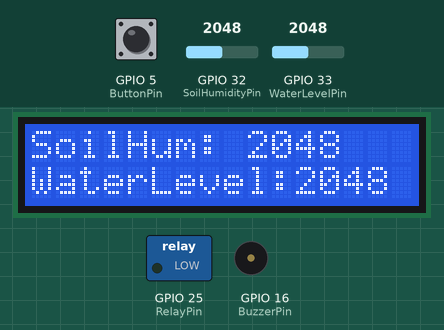
This sketch was run on a simulated ESP32. On the bench: 16×2 character LCD, switched loads named in the sketch (green lamp = pin HIGH), buzzer (waves = sounding). Dashed ring = blinking. The inputs (shaded band) are chosen by the test bench; at power-on: GPIO 32 (SoilHumidityPin) = 2048, GPIO 33 (WaterLevelPin) = 2048, GPIO 5 (ButtonPin) HIGH. What the sketch prints to the serial monitor is not drawn.

Above: at 1.2 s.
1.3 s: GPIO 32 (SoilHumidityPin) set to 551
At 2.0 s:
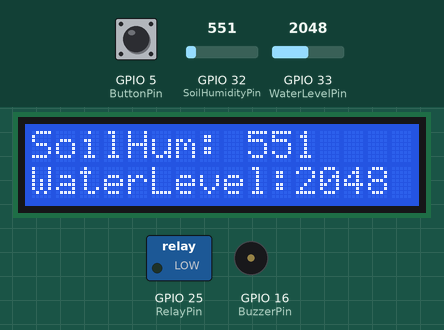
4.4 s: GPIO 32 (SoilHumidityPin) set to 470
At 5.36 s:
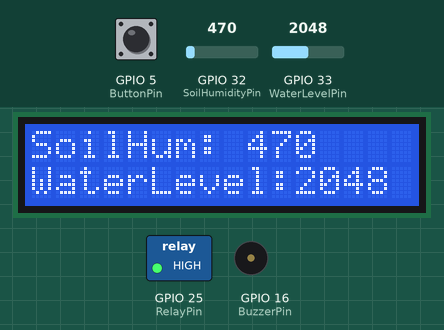
7.5 s: GPIO 33 (WaterLevelPin) set to 2866
At 8.87 s:
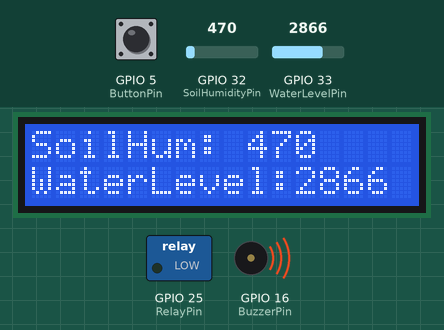
10.2 s: GPIO 32 (SoilHumidityPin) set to 540
At 11.0 s:
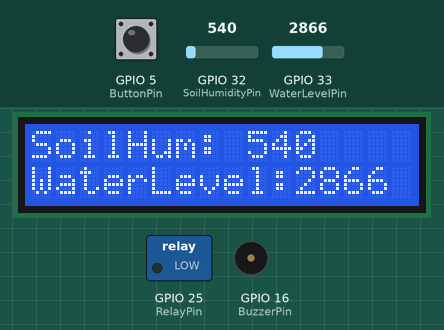
12.1 s: GPIO 5 (ButtonPin) pulled LOW for 0.65 s
14.2 s: GPIO 33 (WaterLevelPin) set to 3603
At 14.7 s:
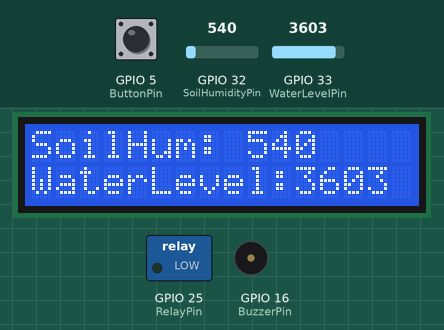
Timing chart, 0 to 16.8 s (numbered marks = the images above; inputs shaded):
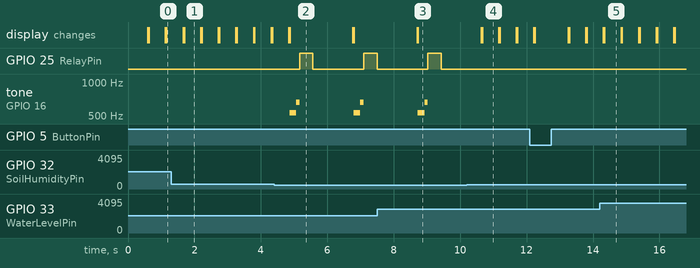

Measured:
- the behaviour switches between 501 and 500 on GPIO 32 (SoilHumidityPin) (found by bisection; images 1 and 2)
- after the input at 1.3 s, the display: first differs from a run without the input after 0.39 s (image 1)
- after the input at 4.4 s, GPIO 25 (RelayPin): alternates HIGH for 0.40 s and LOW for 1.5 s, starting after 0.77 s; tone on GPIO 16 (BuzzerPin): plays 532 Hz for 0.20 s, 659 Hz for 0.10 s, 532 Hz for 0.20 s, 659 Hz for 0.10 s, starting after 0.47 s
- after the input at 7.5 s, the display: first differs from a run without the input after 1.2 s (image 3)
- after the input at 10.2 s, GPIO 25 (RelayPin): stays LOW (without the input it goes to HIGH after 0.76 s); tone on GPIO 16 (BuzzerPin): stays silent (without the input it goes to 532 Hz after 0.46 s); the display: first differs from a run without the input after 0.46 s (image 4)
- after the input at 14.2 s, the display: first differs from a run without the input after 0.14 s (image 5)
- what the display in image 1 shows lasts 0.5 s, from 1.7 s to 2.2 s

The sketch:

10.2Auto-irrigation.ino
```cpp
#include <LiquidCrystal_I2C.h>

#define BuzzerPin 16
#define SoilHumidityPin 32
#define WaterLevelPin 33
#define RelayPin 25
#define ButtonPin 5 //Define a button pin
int value = 0;      //Set an initial button value

LiquidCrystal_I2C lcd(0x27,16,2);

void setup() {
  //Set the pins mode
  pinMode(BuzzerPin,OUTPUT);
  pinMode(SoilHumidityPin,INPUT);
  pinMode(WaterLevelPin,INPUT);
  pinMode(RelayPin,OUTPUT);
  pinMode(ButtonPin,INPUT);

  //Initialize LCD
  lcd.init();
  //Turn on LCD backlight
  lcd.backlight();
  //Clear LCD displays
  lcd.clear();
}

void loop() {
  //define variables as the read values of water level, humidity and button state
  int shvalue = analogRead(SoilHumidityPin);
  int wlvalue = analogRead(WaterLevelPin);
  int ReadValue = digitalRead(ButtonPin);

  //Set the display position of cursor
  lcd.setCursor(0, 0);
  //Set the display position of character strings
  lcd.print("SoilHum:");
  lcd.setCursor(9, 0);
  lcd.print(shvalue);
  lcd.setCursor(0, 1);
  lcd.print("WaterLevel:");
  lcd.setCursor(11, 1);
  lcd.print(wlvalue);

  //Determine whether the button is pressed
  if (ReadValue == 0) {
    //Eliminate the button shake
    delay(10);
    if (ReadValue == 0) {
      value = !value;
      Serial.print("The current status of the button is : ");
      Serial.println(value);
    }
    //Again, determine whether the button is still pressed
    //Pressed: execute the loop; Released: exit the loop to next execution
    while (digitalRead(ButtonPin) == 0);
  }
  //When the detected humidity is lower than the set threshold, the buzzer starts to alarm. Press button to stop alarming.
  if(500 >= shvalue && value == 0)
  {
    tone(BuzzerPin,532);
    delay(100);
    tone(BuzzerPin,532);
    delay(100);
    tone(BuzzerPin,659);
    delay(100);
    noTone(BuzzerPin);  //Stop alarming
  }
  //When the detected water level is lower than the set threshold, the buzzer starts to alarm. Press button to stop alarming.
  if(500 >= wlvalue && value == 0)
  {
    tone(BuzzerPin,411);
    delay(100);
    tone(BuzzerPin,639);
    delay(100);
    tone(BuzzerPin,411);
    delay(100);
    noTone(BuzzerPin);  //Stop alarming
  }
  //When the detected humidity is lower than the set threshold, and the water is sufficient in the pool, irrigation starts automatically.
  if(500 >= shvalue && wlvalue >= 1000) {
    digitalWrite(RelayPin,HIGH);
    delay(400);//Irrigation delay.
    digitalWrite(RelayPin,LOW);
    delay(700);
  }
  delay(500);
  //Clear displays
  lcd.clear();
}
```
